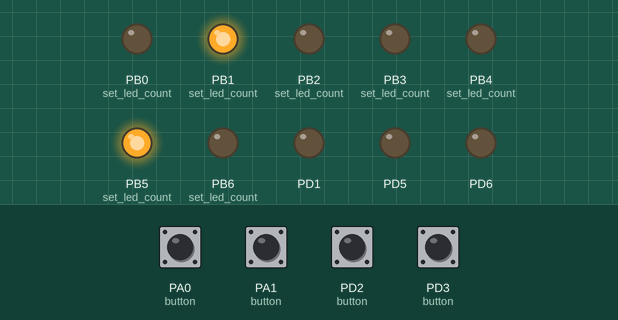
Simulated run of this program. Board: ATtiny2313, built with avr-gcc and emulated at 0.25 MHz (the files do not name the chip). Parts: output pins drawn as LEDs (lit = HIGH). The test bench sets the inputs (shaded band); at power-on: PA0 (button), PA1 (button), PD2 (button), PD3 (button) HIGH. Sleep ends after the set time or at an interrupt.

Above: at 1.2 s.
1.3 s: PA0 (button) pulled LOW for 1 s
At 1.5 s:
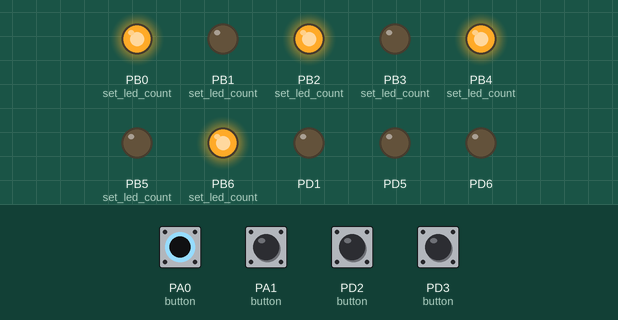
3.8 s: PA1 (button) pulled LOW for 0.15 s
At 5.0 s:
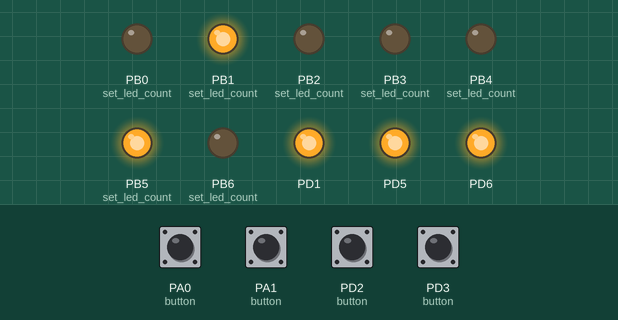
5.4 s: PD2 (button) pulled LOW for 0.15 s
7.0 s: PD3 (button) pulled LOW for 0.15 s
At 7.4 s:
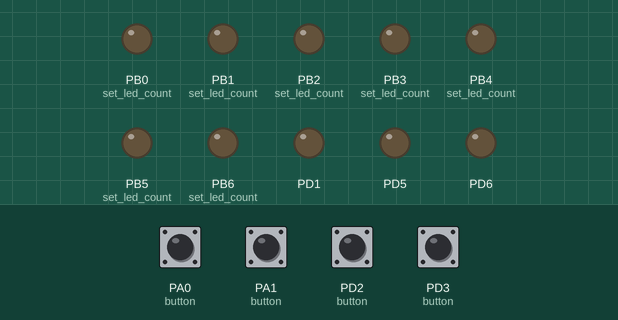
8.6 s: PD2 (button) pulled LOW for 1 s
11.3 s: PD3 (button) pulled LOW for 1 s
At 12.8 s:
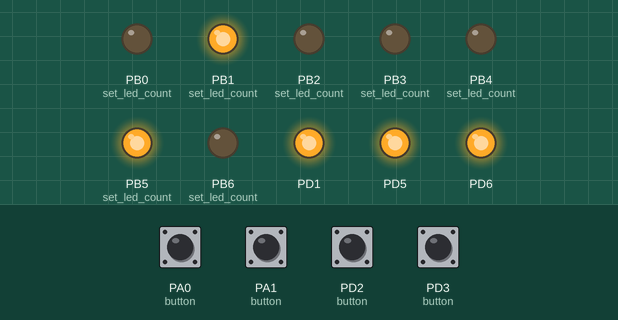
Timing chart, 0 to 14.3 s (numbered marks = the images above; inputs shaded):
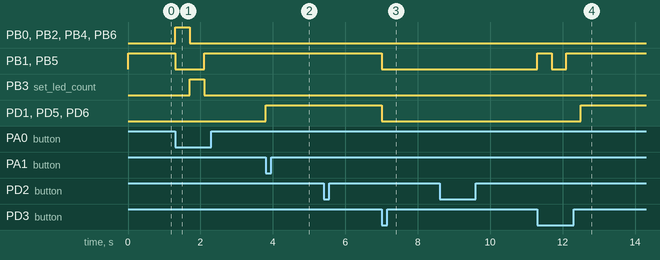

Measured:
- after the input at 1.3 s, PB0 (set_led_count), PB2 (set_led_count), PB4 (set_led_count), PB6 (set_led_count): LOW → HIGH at once, → LOW 0.40 s later; PB1 (set_led_count), PB5 (set_led_count): HIGH → LOW at once, → HIGH 0.80 s later; PB3 (set_led_count): LOW → HIGH after 0.40 s, → LOW 0.40 s later
- after the input at 3.8 s, PD1, PD5, PD6: LOW → HIGH at once
- after the input at 7.0 s, PB1 (set_led_count), PB5 (set_led_count), PD1, PD5, PD6: HIGH → LOW at once
- after the input at 11.3 s, PB1 (set_led_count), PB5 (set_led_count): LOW → HIGH at once, → LOW 0.40 s later, → HIGH 0.40 s later; PD1, PD5, PD6: LOW → HIGH after 1.2 s

The program:

main.c
```c
/*
* Attiny2313NightLight.c
*
* Created: 27/07/2017 13:08:28
* Author : rmikhaylenko
*/

#define F_CPU 250000


#include <avr/io.h>
#include <avr/interrupt.h>
#include <avr/power.h>
#include <util/delay.h>
#include <avr/sleep.h>
#include <stdbool.h>

#include "binary.h"

#define BIT_SET(a,b) ((a) |= (1<<(b)))
#define BIT_CLEAR(a,b) ((a) &= ~(1<<(b)))
#define BIT_FLIP(a,b) ((a) ^= (1<<(b)))
#define BIT_CHECK(a,b) ((a) & (1<<(b)))


#define LED_COUNT_NONE 0
#define LED_COUNT_ONE 1
#define LED_COUNT_TWO 2
#define LED_COUNT_FOUR 3
uint8_t default_led_count = LED_COUNT_TWO;


#define INDICATOR_NONE 0
#define INDICATOR_ONE 1
#define INDICATOR_TWO 2
#define INDICATOR_THREE 3
uint8_t default_indicator_count = INDICATOR_ONE;


volatile bool go_to_sleep = false;
volatile bool indicators_state = false;
volatile bool is_blinking = false;
volatile uint8_t iteration_8_bit_timer = 0;

void enable_indicators() {
		BIT_SET(PORTD, PIND6);
		BIT_SET(PORTD, PIND1);
		BIT_SET(PORTD, PIND5);
}
void disable_indicators() {
		BIT_CLEAR(PORTD, PIND6);
		BIT_CLEAR(PORTD, PIND1);
		BIT_CLEAR(PORTD, PIND5);
}


void set_led_count(uint8_t count) {
	if (count == LED_COUNT_ONE)	{
		BIT_SET(PORTB, PINB3);
		BIT_CLEAR(PORTB, PINB0);
		BIT_CLEAR(PORTB, PINB1);
		BIT_CLEAR(PORTB, PINB2);
		BIT_CLEAR(PORTB, PINB4);
		BIT_CLEAR(PORTB, PINB5);
		BIT_CLEAR(PORTB, PINB6);
	}
	else if (count == LED_COUNT_TWO) 	{
		BIT_SET(PORTB, PINB1);
		BIT_SET(PORTB, PINB5);
		BIT_CLEAR(PORTB, PINB0);
		BIT_CLEAR(PORTB, PINB2);
		BIT_CLEAR(PORTB, PINB3);
		BIT_CLEAR(PORTB, PINB4);
		BIT_CLEAR(PORTB, PINB6);

	}
	else if (count == LED_COUNT_FOUR) {
		BIT_SET(PORTB, PINB0);
		BIT_SET(PORTB, PINB2);
		BIT_SET(PORTB, PINB4);
		BIT_SET(PORTB, PINB6);
		BIT_CLEAR(PORTB, PINB1);
		BIT_CLEAR(PORTB, PINB3);
		BIT_CLEAR(PORTB, PINB5);
	}
	else if (count == LED_COUNT_NONE) {
		BIT_CLEAR(PORTB, PINB0);
		BIT_CLEAR(PORTB, PINB1);
		BIT_CLEAR(PORTB, PINB2);
		BIT_CLEAR(PORTB, PINB3);
		BIT_CLEAR(PORTB, PINB4);
		BIT_CLEAR(PORTB, PINB5);
		BIT_CLEAR(PORTB, PINB6);
	}
}

void adjust_led_count() {
	default_led_count >= 3 ? default_led_count = 1 : ++default_led_count;
}

void start_8_bit_timer() {
	TCCR0B	= (1<<CS00) | (1<<CS02); 		// Set up timer at F_CPU/1024 (Overflow every 8.4 sec at clock_div_256)
	TCNT0	= 0x00; 		 				// Zero timer (start it)
	iteration_8_bit_timer = 0;
}

void stop_8_bit_timer() {
	TCCR0B &= 0B11111000;					// Zero prescaler
	iteration_8_bit_timer = 0;
}

/*
BIT_SET(TIMSK, TOIE1);	// Enable overflow interrupt by timer T1

void start_16_bit_timer() {
	TCCR1B	= (1<<CS10) | (1<<CS12);		// Set up timer at F_CPU/1024
	TCNT1	= 0x00; 		 				// Zero timer (start it)
}

void stop_16_bit_timer() {
	TCCR1B &= 0B11111000;					// Zero prescaler
}

ISR(TIMER1_OVF_vect) {
}

*/


/************************************************************************/
/*	Button processing by INT1 interrupt GLOBAL ON/OFF MODE				*/
/************************************************************************/
ISR(INT1_vect) {
	if(go_to_sleep == false) {					// pressing on working mode
		set_led_count(LED_COUNT_NONE);			// Disable LEDs			** the same done in main, here is to appear fast
		disable_indicators();
		stop_8_bit_timer();						// If it was working at the moment
		go_to_sleep = true;
		is_blinking = false;					// If it was blinking
	} else {									// waiking up from sleep
		set_led_count(default_led_count);		// Restore turned on LEDs	** the same done in main, here is to appear fast
		go_to_sleep = false;
	}
	_delay_ms(400);
}


volatile bool schmitt_state = false;

void schmitt_on() {
	schmitt_state = true;
	BIT_SET(DDRB, PINB7);					// Set SCHMITT_TRIGGER pin as output
	BIT_SET(PORTB, PINB7);

}
void schmitt_off() {
	schmitt_state = false;
	BIT_CLEAR(DDRB, PINB7);					// Set SCHMITT_TRIGGER pin as input (Bug in PBC layot)
	BIT_CLEAR(PORTB, PINB7);				// Disable pull UP that was set by st_on
}

/************************************************************************/
/*	Button processing by INT0 interrupt  SCHMITT_TRIGGER ON/OFF			*/
/************************************************************************/
ISR(INT0_vect) {
	schmitt_state ? schmitt_off() : schmitt_on();
	_delay_ms(400);
}

void blink() {
	set_led_count(LED_COUNT_NONE);
	_delay_ms(15);
	set_led_count(default_led_count);
}


/************************************************************************/
/*	TIMER 0 8 BIT OVERFLOW ROUTINE			*/
/************************************************************************/
ISR(TIMER0_OVF_vect) {
	if(++iteration_8_bit_timer >90) {
		is_blinking = true;
		blink();
	}

	if(iteration_8_bit_timer >100) {
		go_to_sleep = true;
		is_blinking = false;
		stop_8_bit_timer(); //stop itself
	}
}


int main(void)
{
	clock_prescale_set(clock_div_32);		//8MHz/32 = 250K

	//8 Bit timer. Overflow routine  - ISR(TIMER0_OVF_vect)
	BIT_SET(TIMSK, TOIE0);	// Enable overflow interrupt by timer T0
	start_8_bit_timer();


	ACSR|=(1<<ACD);							//Disable Analog Comparator

	DDRB	= 0xFF; 						// Set all pins of PORTB as output
	BIT_CLEAR(DDRB, PINB7);					// Set SCHMITT_TRIGGER pin as input (Bug in PBC layot)


	BIT_CLEAR(DDRD, PIND2);					// Input pin for button INT0  "SCHMITT_TRIGGER On/Off"
	BIT_CLEAR(DDRD, PIND3);					// Input pin for button INT1  "Global On/Off"
	BIT_CLEAR(DDRA, PINA0);					// Input pin for button
	BIT_CLEAR(DDRA, PINA1);					// Input pin for button

	BIT_SET(DDRD, PIND5);					// Output pin status light 1
	BIT_SET(DDRD, PIND1);					// Output pin status light 2
	BIT_SET(DDRD, PIND6);					// Output pin status light 3


	BIT_SET(PORTD, PIND2);					// Pull up res for input pin
	BIT_SET(PORTD, PIND3);					// Pull up res for input pin
	BIT_SET(PORTA, PINA0);					// Pull up res for input pin
	BIT_SET(PORTA, PINA1);					// Pull up res for input pin


	GIMSK|=((1<<INT1)|(1<<INT0)); 							// Enable interrupt on INT0 & INT1
	MCUCR&=~((1<<ISC01)|(1<<ISC00)|(1<<ISC11)|(1<<ISC10));	//LOW LEVER INTERRUPT


	sei();									// Enable global interrupts


	set_led_count(default_led_count);
	set_sleep_mode(SLEEP_MODE_PWR_DOWN);	// Set Sleep Mode


	while (1)
	{

		// First button
		if( ! BIT_CHECK(PINA,PINA1) ) {
			if(is_blinking) {
				start_8_bit_timer(); // restart timer
				is_blinking = false;
			} else {
				if(indicators_state) {
					disable_indicators();
					start_8_bit_timer();
					indicators_state = false;
				} else {
					enable_indicators();
					stop_8_bit_timer();
					indicators_state = true;
				}
			}
			_delay_ms(400);
		}

		if( ! BIT_CHECK(PINA,PINA0) ) {
			adjust_led_count();
			set_led_count(default_led_count);
			_delay_ms(400);
		}


		if(go_to_sleep) {
			set_led_count(LED_COUNT_NONE);			// Disable LEDs
			disable_indicators();

			cli();									// Disable Interrupts
			sleep_enable();							// Enable Sleep Mode
			//sleep_bod_disable();					// Disable the Brown Out Detector (during sleep)
			sei();									// Enable Interrupts
			sleep_cpu();							// Go to Sleep ...
			sleep_disable();						// Entrance point

			indicators_state ? enable_indicators() : start_8_bit_timer();
			}
	}
}
```

binary.h
```c
// (licence header left out)
#ifndef Binary_h
#define Binary_h

#define B0 0
#define B00 0
#define B000 0
#define B0000 0
#define B00000 0
#define B000000 0
#define B0000000 0
#define B00000000 0
#define B1 1
#define B01 1
#define B001 1
#define B0001 1
#define B00001 1
#define B000001 1
#define B0000001 1
#define B00000001 1
#define B10 2
#define B010 2
#define B0010 2
#define B00010 2
#define B000010 2
#define B0000010 2
#define B00000010 2
#define B11 3
#define B011 3
#define B0011 3
#define B00011 3
#define B000011 3
#define B0000011 3
#define B00000011 3
#define B100 4
#define B0100 4
#define B00100 4
#define B000100 4
#define B0000100 4
#define B00000100 4
#define B101 5
#define B0101 5
#define B00101 5
#define B000101 5
#define B0000101 5
#define B00000101 5
#define B110 6
#define B0110 6
#define B00110 6
#define B000110 6
#define B0000110 6
#define B00000110 6
#define B111 7
#define B0111 7
#define B00111 7
#define B000111 7
#define B0000111 7
#define B00000111 7
#define B1000 8
#define B01000 8
#define B001000 8
#define B0001000 8
#define B00001000 8
#define B1001 9
#define B01001 9
#define B001001 9
#define B0001001 9
#define B00001001 9
#define B1010 10
#define B01010 10
#define B001010 10
#define B0001010 10
#define B00001010 10
#define B1011 11
#define B01011 11
#define B001011 11
#define B0001011 11
#define B00001011 11
#define B1100 12
#define B01100 12
#define B001100 12
#define B0001100 12
#define B00001100 12
#define B1101 13
#define B01101 13
#define B001101 13
#define B0001101 13
#define B00001101 13
#define B1110 14
#define B01110 14
#define B001110 14
#define B0001110 14
#define B00001110 14
#define B1111 15
#define B01111 15
#define B001111 15
#define B0001111 15
#define B00001111 15
#define B10000 16
#define B010000 16
#define B0010000 16
#define B00010000 16
#define B10001 17
#define B010001 17
#define B0010001 17
#define B00010001 17
#define B10010 18
#define B010010 18
#define B0010010 18
#define B00010010 18
#define B10011 19
#define B010011 19
#define B0010011 19
#define B00010011 19
#define B10100 20
#define B010100 20
#define B0010100 20
#define B00010100 20
#define B10101 21
#define B010101 21
#define B0010101 21
#define B00010101 21
#define B10110 22
#define B010110 22
#define B0010110 22
#define B00010110 22
#define B10111 23
#define B010111 23
#define B0010111 23
#define B00010111 23
#define B11000 24
#define B011000 24
#define B0011000 24
#define B00011000 24
#define B11001 25
#define B011001 25
#define B0011001 25
#define B00011001 25
#define B11010 26
#define B011010 26
#define B0011010 26
#define B00011010 26
#define B11011 27
#define B011011 27
#define B0011011 27
#define B00011011 27
#define B11100 28
#define B011100 28
#define B0011100 28
#define B00011100 28
#define B11101 29
#define B011101 29
#define B0011101 29
#define B00011101 29
#define B11110 30
#define B011110 30
#define B0011110 30
#define B00011110 30
#define B11111 31
#define B011111 31
#define B0011111 31
#define B00011111 31
#define B100000 32
#define B0100000 32
#define B00100000 32
#define B100001 33
#define B0100001 33
#define B00100001 33
#define B100010 34
#define B0100010 34
#define B00100010 34
#define B100011 35
#define B0100011 35
#define B00100011 35
#define B100100 36
#define B0100100 36
#define B00100100 36
#define B100101 37
#define B0100101 37
#define B00100101 37
#define B100110 38
#define B0100110 38
#define B00100110 38
#define B100111 39
#define B0100111 39
#define B00100111 39
#define B101000 40
#define B0101000 40
#define B00101000 40
#define B101001 41
#define B0101001 41
#define B00101001 41
#define B101010 42
#define B0101010 42
#define B00101010 42
#define B101011 43
#define B0101011 43
#define B00101011 43
#define B101100 44
#define B0101100 44
#define B00101100 44
#define B101101 45
#define B0101101 45
#define B00101101 45
#define B101110 46
#define B0101110 46
#define B00101110 46
#define B101111 47
#define B0101111 47
#define B00101111 47
#define B110000 48
#define B0110000 48
#define B00110000 48
#define B110001 49
#define B0110001 49
#define B00110001 49
#define B110010 50
#define B0110010 50
#define B00110010 50
#define B110011 51
#define B0110011 51
#define B00110011 51
#define B110100 52
#define B0110100 52
#define B00110100 52
#define B110101 53
#define B0110101 53
#define B00110101 53
#define B110110 54
#define B0110110 54
#define B00110110 54
#define B110111 55
#define B0110111 55
#define B00110111 55
#define B111000 56
#define B0111000 56
#define B00111000 56
#define B111001 57
#define B0111001 57
#define B00111001 57
#define B111010 58
#define B0111010 58
#define B00111010 58
#define B111011 59
#define B0111011 59
#define B00111011 59
#define B111100 60
#define B0111100 60
#define B00111100 60
#define B111101 61
#define B0111101 61
#define B00111101 61
#define B111110 62
#define B0111110 62
#define B00111110 62
#define B111111 63
#define B0111111 63
#define B00111111 63
#define B1000000 64
#define B01000000 64
#define B1000001 65
#define B01000001 65
#define B1000010 66
#define B01000010 66
#define B1000011 67
#define B01000011 67
#define B1000100 68
#define B01000100 68
#define B1000101 69
#define B01000101 69
#define B1000110 70
#define B01000110 70
#define B1000111 71
#define B01000111 71
#define B1001000 72
#define B01001000 72
#define B1001001 73
#define B01001001 73
#define B1001010 74
#define B01001010 74
#define B1001011 75
#define B01001011 75
#define B1001100 76
#define B01001100 76
#define B1001101 77
#define B01001101 77
#define B1001110 78
#define B01001110 78
#define B1001111 79
#define B01001111 79
#define B1010000 80
#define B01010000 80
#define B1010001 81
#define B01010001 81
#define B1010010 82
#define B01010010 82
#define B1010011 83
#define B01010011 83
#define B1010100 84
#define B01010100 84
#define B1010101 85
#define B01010101 85
#define B1010110 86
#define B01010110 86
#define B1010111 87
#define B01010111 87
#define B1011000 88
#define B01011000 88
#define B1011001 89
#define B01011001 89
#define B1011010 90
#define B01011010 90
#define B1011011 91
#define B01011011 91
#define B1011100 92
#define B01011100 92
#define B1011101 93
#define B01011101 93
#define B1011110 94
#define B01011110 94
#define B1011111 95
#define B01011111 95
#define B1100000 96
#define B01100000 96
#define B1100001 97
#define B01100001 97
#define B1100010 98
#define B01100010 98
#define B1100011 99
#define B01100011 99
#define B1100100 100
#define B01100100 100
#define B1100101 101
#define B01100101 101
#define B1100110 102
#define B01100110 102
#define B1100111 103
#define B01100111 103
#define B1101000 104
#define B01101000 104
#define B1101001 105
#define B01101001 105
#define B1101010 106
#define B01101010 106
#define B1101011 107
#define B01101011 107
#define B1101100 108
#define B01101100 108
#define B1101101 109
#define B01101101 109
#define B1101110 110
#define B01101110 110
#define B1101111 111
#define B01101111 111
#define B1110000 112
#define B01110000 112
#define B1110001 113
#define B01110001 113
#define B1110010 114
#define B01110010 114
#define B1110011 115
#define B01110011 115
#define B1110100 116
#define B01110100 116
#define B1110101 117
#define B01110101 117
#define B1110110 118
#define B01110110 118
#define B1110111 119
#define B01110111 119
#define B1111000 120
#define B01111000 120
#define B1111001 121
#define B01111001 121
#define B1111010 122
#define B01111010 122
#define B1111011 123
#define B01111011 123
#define B1111100 124
#define B01111100 124
#define B1111101 125
#define B01111101 125
#define B1111110 126
#define B01111110 126
#define B1111111 127
#define B01111111 127
#define B10000000 128
#define B10000001 129
#define B10000010 130
#define B10000011 131
#define B10000100 132
#define B10000101 133
#define B10000110 134
#define B10000111 135
#define B10001000 136
#define B10001001 137
#define B10001010 138
#define B10001011 139
#define B10001100 140
#define B10001101 141
#define B10001110 142
#define B10001111 143
#define B10010000 144
#define B10010001 145
#define B10010010 146
#define B10010011 147
#define B10010100 148
#define B10010101 149
#define B10010110 150
#define B10010111 151
#define B10011000 152
#define B10011001 153
#define B10011010 154
#define B10011011 155
#define B10011100 156
#define B10011101 157
#define B10011110 158
#define B10011111 159
#define B10100000 160
#define B10100001 161
#define B10100010 162
#define B10100011 163
#define B10100100 164
#define B10100101 165
#define B10100110 166
#define B10100111 167
#define B10101000 168
#define B10101001 169
#define B10101010 170
#define B10101011 171
#define B10101100 172
#define B10101101 173
#define B10101110 174
#define B10101111 175
#define B10110000 176
#define B10110001 177
#define B10110010 178
#define B10110011 179
#define B10110100 180
#define B10110101 181
#define B10110110 182
#define B10110111 183
#define B10111000 184
#define B10111001 185
#define B10111010 186
#define B10111011 187
#define B10111100 188
#define B10111101 189
#define B10111110 190
#define B10111111 191
#define B11000000 192
#define B11000001 193
#define B11000010 194
#define B11000011 195
#define B11000100 196
#define B11000101 197
#define B11000110 198
#define B11000111 199
#define B11001000 200
#define B11001001 201
#define B11001010 202
#define B11001011 203
#define B11001100 204
#define B11001101 205
#define B11001110 206
#define B11001111 207
#define B11010000 208
#define B11010001 209
#define B11010010 210
#define B11010011 211
#define B11010100 212
#define B11010101 213
#define B11010110 214
#define B11010111 215
#define B11011000 216
#define B11011001 217
#define B11011010 218
#define B11011011 219
#define B11011100 220
#define B11011101 221
#define B11011110 222
#define B11011111 223
#define B11100000 224
#define B11100001 225
#define B11100010 226
#define B11100011 227
#define B11100100 228
#define B11100101 229
#define B11100110 230
#define B11100111 231
#define B11101000 232
#define B11101001 233
#define B11101010 234
#define B11101011 235
#define B11101100 236
#define B11101101 237
#define B11101110 238
#define B11101111 239
#define B11110000 240
#define B11110001 241
#define B11110010 242
#define B11110011 243
#define B11110100 244
#define B11110101 245
#define B11110110 246
#define B11110111 247
#define B11111000 248
#define B11111001 249
#define B11111010 250
#define B11111011 251
#define B11111100 252
#define B11111101 253
#define B11111110 254
#define B11111111 255

#endif
```
